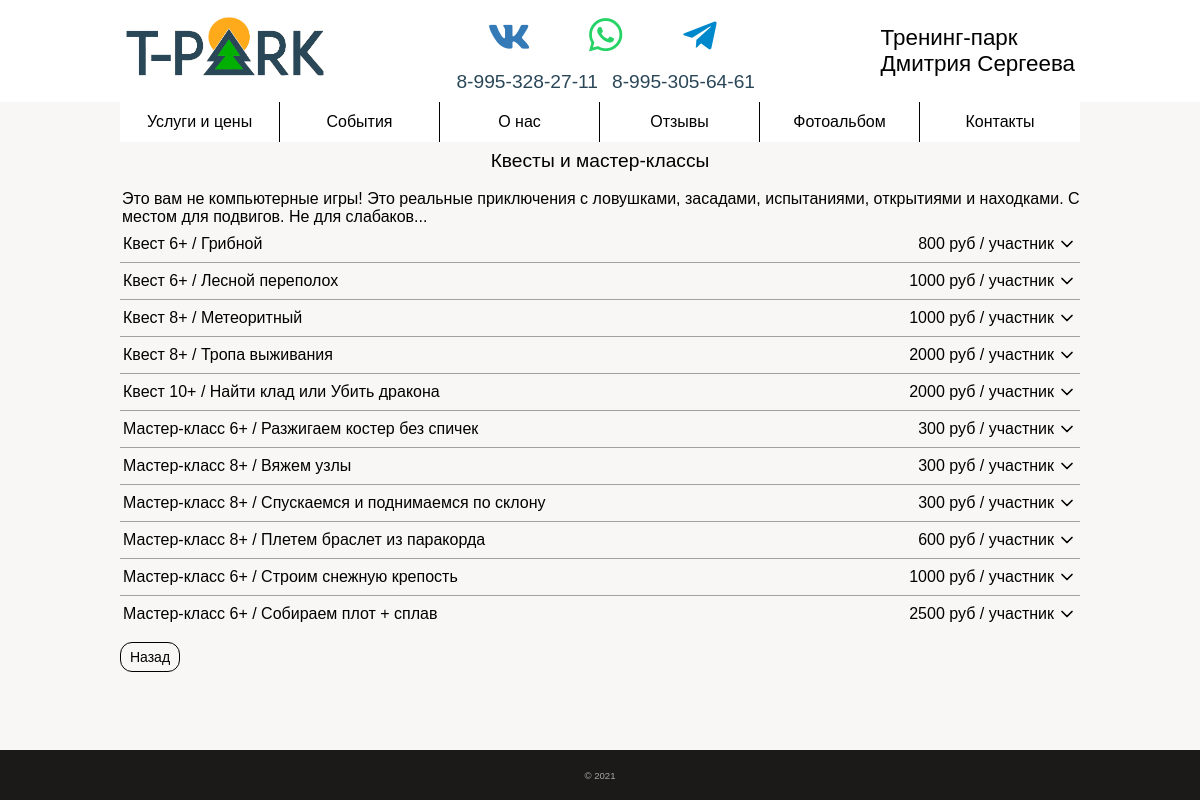
Before: /category?category_id=7 with the older database file.
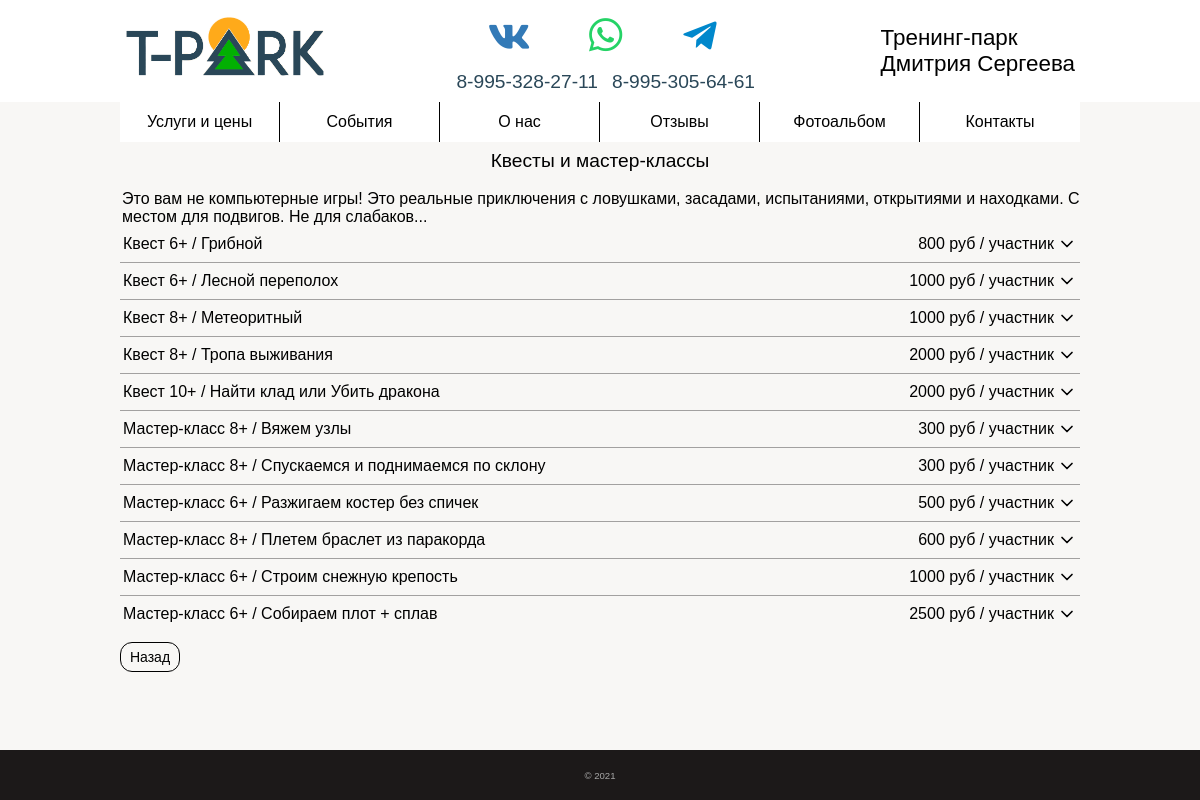
After: the same page with the newer database file.
### app/models.py (models this page shows)
class Service(db.Model):
    id = db.Column(db.Integer, primary_key=True, index=True, unique=True)
    name = db.Column(db.String(128))
    short_description = db.Column(db.String(512))  # краткое описание
    description = db.Column(db.Text)  # полное описание
    status = db.Column(db.BOOLEAN())  # отображение клиентам
    next = db.Column(db.BOOLEAN())   # есть ли переход на дальнейшую страницу
    categories = db.relationship('ServiceCategory', backref='service', lazy='dynamic')
    price = db.Column(db.String(8))
    time = db.Column(db.String(128))
    def __repr__(self):
        if self.time:
            return self.price + ' руб / ' + self.time
        elif self.price:
            return self.price + ' руб'
        else:
            return ''

class ServiceCategory(db.Model):
    id = db.Column(db.Integer, primary_key=True, index=True, unique=True)
    service_id = db.Column(db.ForeignKey('service.id'))
    category_id = db.Column(db.ForeignKey('category.id'))
    number = db.Column(db.Integer, default=500)  # порядковый номер

### app/main/routes.py (the view)
@bp.route('/category', methods=['GET'])
def category():
    try:
        category_id = request.args.get('category_id')
        try:
            files = listdir('app/static/images/category/{}'.format(category_id))
            path = os.path.join('app/static/images/category/{}'.format(category_id), files[0])
            open(path)
            photo = True
        except:
            photo = False
            files = []
        category = Category.query.filter_by(id=category_id).first()
        services = category.services.order_by(ServiceCategory.number).all()
        if category.status == 1:
            return render_template('main/category.html', category=category, category_id=category_id,
                                   services=services, categories=get_categories(), files=files,
                                   contacts_data=get_contacts_data(), photo=photo)
        else:
            return redirect(url_for('main.index'))
    except:
        return render_template('errors/500.html')

### app/main/functions.py (called while the page is built)
def get_categories():
    return Category.query.order_by(Category.number).all()

def get_geolocation():
    return Text.query.filter_by(title='geolocation').first()

def get_address():
    return Text.query.filter_by(title='address').first()

def get_phone_numbers():
    return Text.query.filter_by(title='phone_numbers').first().text.split()

def get_media():
    return [Text.query.filter_by(title='vk').first(),
            Text.query.filter_by(title='insta').first()]

def get_contacts_data():
    return {
        'geolocation': get_geolocation(),
        'address': get_address(),
        'phone_numbers': get_phone_numbers(),
        'media': get_media()
    }

### app/models.py (called while the page is built)
    def __repr__(self):
        return self.text

### app/templates/main/category.html (shortened to what this page needs)
{% extends "main/base.html" %}
{% block scripts %}
    <link rel="stylesheet" href="{{ url_for('static', filename='category/category.css') }}">
    <link rel="stylesheet" href="{{ url_for('static', filename='slider.css') }}">
    <link rel="stylesheet" href="{{ url_for('static', filename='event/event.css') }}">
{% endblock %}
{% block app_content %}
    <div class="category_title">{{ category.name |safe }}</div>
    <div class="container">
        <div class="category_description">
            <div class="text">
                {{ category.description |safe if category.description }}
            </div>
        </div>
        <div id="buttons" class="buttons">
            {% for element in services %}
                {% set service = element.service %}
                {% if service.status == true %}
                    <div id="{{ service.id }}" class="button" status="0"
                         style="cursor: {%- if service.short_description or service.next -%}pointer{% else %}default{% endif %}">
                        <div class="content">
                            <div class="price">
                                <div>{{ service.name }}</div>
                                <div class="cost" style="display: flex;">
                                    <div id="prices{{ service.id }}"></div>
                                    {%- if service.short_description -%}
                                        <img class="price_switch" src="{{ url_for('static', filename='down.svg') }}"
                                             alt="">
                                    {%- elif not service.short_description and service.next -%}
                                        <img class="price_switch next_switch" style="transform: rotate(-90deg)"
                                             src="{{ url_for('static', filename='down.svg') }}"
                                             alt="">
                                    {%- endif -%}
                                </div>
                            </div>
                        </div>
                    </div>
                {% endif %}
            {% endfor %}
        </div>
    </div>
{% endblock %}

Changed rows visible on the page:
changed ServiceCategory (number 8 of 11 on the later page): moves down the list
Other visible differences:
text written by a page script: "300 руб / участник" → "500 руб / участник"
